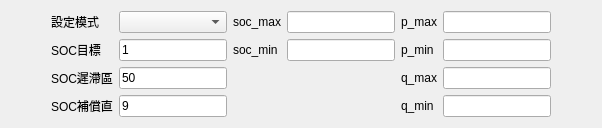
              <widget class="QWidget" name="tab_7">
               <attribute name="title">
                <string>其他設定</string>
               </attribute>
               <layout class="QGridLayout" name="gridLayout_20">
                <item row="0" column="1">
                 <layout class="QGridLayout" name="gridLayout_19">
                  <item row="2" column="4">
                   <widget class="QLineEdit" name="lineEdit_61"/>
                  </item>
                  <item row="2" column="1">
                   <widget class="QLineEdit" name="lineEdit_43">
                    <property name="text">
                     <string>1</string>
                    </property>
                   </widget>
                  </item>
                  <item row="0" column="5">
                   <widget class="QLabel" name="label_62">
                    <property name="text">
                     <string>p_max</string>
                    </property>
                   </widget>
                  </item>
                  <item row="5" column="1">
                   <widget class="QLineEdit" name="lineEdit_44">
                    <property name="text">
                     <string>50</string>
                    </property>
                   </widget>
                  </item>
                  <item row="0" column="0">
                   <widget class="QLabel" name="label_55">
                    <property name="text">
                     <string>設定模式</string>
                    </property>
                   </widget>
                  </item>
                  <item row="6" column="1">
                   <widget class="QLineEdit" name="lineEdit_45">
                    <property name="text">
                     <string>9</string>
                    </property>
                   </widget>
                  </item>
                  <item row="2" column="3">
                   <widget class="QLabel" name="label_61">
                    <property name="text">
                     <string>soc_min</string>
                    </property>
                   </widget>
                  </item>
                  <item row="2" column="0">
                   <widget class="QLabel" name="label_56">
                    <property name="text">
                     <string>SOC目標</string>
                    </property>
                   </widget>
                  </item>
                  <item row="6" column="0">
                   <widget class="QLabel" name="label_58">
                    <property name="text">
                     <string>SOC補償直</string>
                    </property>
                   </widget>
                  </item>
                  <item row="5" column="0">
                   <widget class="QLabel" name="label_57">
                    <property name="text">
                     <string>SOC遲滯區</string>
                    </property>
                   </widget>
                  </item>
                  <item row="0" column="1">
                   <widget class="QComboBox" name="comboBox_4"/>
                  </item>
                  <item row="0" column="4">
                   <widget class="QLineEdit" name="lineEdit_60"/>
                  </item>
                  <item row="2" column="5">
                   <widget class="QLabel" name="label_63">
                    <property name="text">
                     <string>p_min</string>
                    </property>
                   </widget>
                  </item>
                  <item row="0" column="6">
                   <widget class="QLineEdit" name="lineEdit_62"/>
                  </item>
                  <item row="2" column="6">
                   <widget class="QLineEdit" name="lineEdit_63"/>
                  </item>
                  <item row="5" column="6">
                   <widget class="QLineEdit" name="lineEdit_64"/>
                  </item>
                  <item row="6" column="6">
                   <widget class="QLineEdit" name="lineEdit_65"/>
                  </item>
                  <item row="5" column="5">
                   <widget class="QLabel" name="label_64">
                    <property name="text">
                     <string>q_max</string>
                    </property>
                   </widget>
                  </item>
                  <item row="6" column="5">
                   <widget class="QLabel" name="label_65">
                    <property name="text">
                     <string>q_min</string>
                    </property>
                   </widget>
                  </item>
                  <item row="0" column="3">
                   <widget class="QLabel" name="label_5">
                    <property name="text">
                     <string>soc_max</string>
                    </property>
                   </widget>
                  </item>
                 </layout>
                </item>
                <item row="0" column="0">
                 <spacer name="horizontalSpacer_8">
                  <property name="orientation">
                   <enum>Qt::Horizontal</enum>
                  </property>
                  <property name="sizeHint" stdset="0">
                   <size>
                    <width>40</width>
                    <height>20</height>
                   </size>
                  </property>
                 </spacer>
                </item>
                <item row="0" column="2">
                 <spacer name="horizontalSpacer_16">
                  <property name="orientation">
                   <enum>Qt::Horizontal</enum>
                  </property>
                  <property name="sizeHint" stdset="0">
                   <size>
                    <width>40</width>
                    <height>20</height>
                   </size>
                  </property>
                 </spacer>
                </item>
               </layout>
              </widget>
